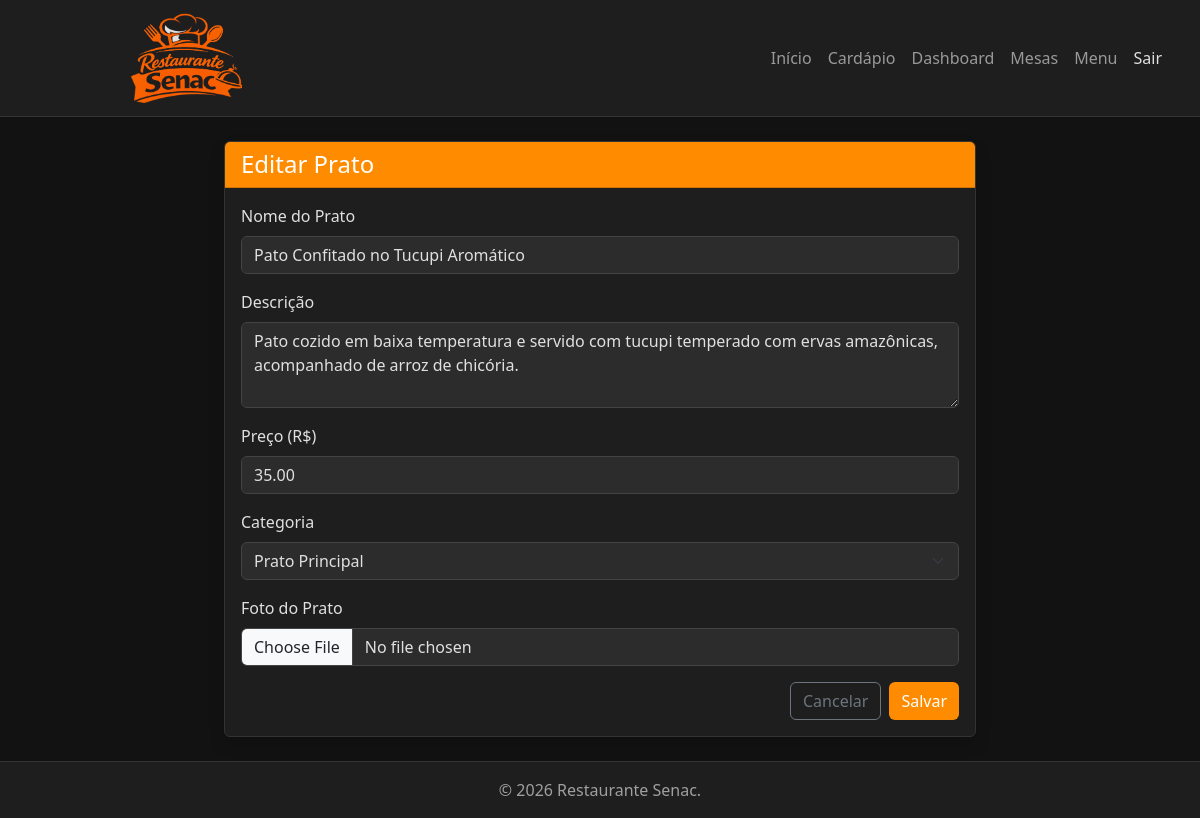
The app's page /pratos/7/editar/ (signed in) with its own data.
### restaurant/models.py (models this page shows, shortened)
class Prato(models.Model):
    CATEGORIA_CHOICES = [
        ('ENTRADA', 'Entrada'),
        ('PRINCIPAL', 'Prato Principal'),
        ('BEBIDA', 'Bebida'),
        ('SOBREMESA', 'Sobremesa'),
    ]
    nome = models.CharField(max_length=100, verbose_name="Nome do Prato")
    descricao = models.TextField(verbose_name="Descrição")
    preco = models.DecimalField(max_digits=10, decimal_places=2, verbose_name="Preço (R$)")
    categoria = models.CharField(max_length=20, choices=CATEGORIA_CHOICES, verbose_name="Categoria")
    imagem = models.ImageField(upload_to='pratos/', blank=True, null=True, verbose_name="Foto do Prato")

### restaurant/views.py (the view)
# urls.py: path('pratos/<int:pk>/editar/', PratoUpdateView.as_view(), name='prato_update'),
class PratoUpdateView(LoginRequiredMixin, UpdateView):
    model = Prato
    form_class = PratoForm
    template_name = 'restaurant/prato_form.html'
    success_url = reverse_lazy('prato_list')

### restaurant/forms.py
class PratoForm(forms.ModelForm):
    class Meta:
        model = Prato
        fields = ['nome', 'descricao', 'preco', 'categoria', 'imagem']
        widgets = {
            'nome': forms.TextInput(attrs={'class': 'form-control', 'placeholder': 'Nome do prato'}),
            'descricao': forms.Textarea(attrs={'class': 'form-control', 'rows': 3, 'placeholder': 'Descrição detalhada'}),
            'preco': forms.NumberInput(attrs={'class': 'form-control', 'step': '0.01', 'placeholder': '0.00'}),
            'categoria': forms.Select(attrs={'class': 'form-select'}),
            'imagem': forms.FileInput(attrs={'class': 'form-control'}),
        }

### templates/restaurant/prato_form.html (shortened to what this page needs)
{% extends 'base.html' %}
{% block content %}
<div class="row justify-content-center">
    <div class="col-md-8">
        <div class="card shadow">
            <div class="card-header bg-orange text-white">
                <h4 class="mb-0">{% if form.instance.pk %}Editar Prato{% else %}Novo Prato{% endif %}</h4>
            </div>
            <div class="card-body">
                <form method="post" enctype="multipart/form-data">
                    {% for field in form %}
                    <div class="mb-3">
                        <label for="{{ field.id_for_label }}" class="form-label">{{ field.label }}</label>
                        {{ field }}
                    </div>
                    {% endfor %}
                    <div class="d-flex justify-content-end">
                        <a href="{% url 'prato_list' %}" class="btn btn-outline-secondary me-2">Cancelar</a>
                        <button type="submit" class="btn btn-orange">Salvar</button>
                    </div>
                </form>
            </div>
        </div>
    </div>
</div>
{% endblock %}

### static/css/styles.css (style rules this page uses)
:root { --bg-dark: #121212; --bg-card: #1e1e1e; --primary-orange: #FF8C00; --text-light: #e0e0e0; --text-muted: #a0a0a0; }
body { background-color: var(--bg-dark); color: var(--text-light); min-height: 100vh; display: flex; flex-direction: column; }
.bg-orange { background-color: var(--primary-orange) !important; }
.btn-orange { background-color: var(--primary-orange); color: white; border: none; font-weight: 500; }
.card { background-color: var(--bg-card); border: 1px solid #333; }
label { color: #e0e0e0; }
.form-control, .form-select { background-color: #2c2c2c; border: 1px solid #444; color: var(--text-light); }

### records on screen
Prato: form "Pato Confitado no Tucupi Aromático" "Pato cozido em baixa temperatura e servido com tucupi temperado com ervas amazônicas, acompanhado de arroz de chicória." "35.00" "Prato Principal"

### other values on screen
{{ field.label }} "Nome do Prato" "Descrição" "Preço (R$)" "Categoria" "Foto do Prato"
